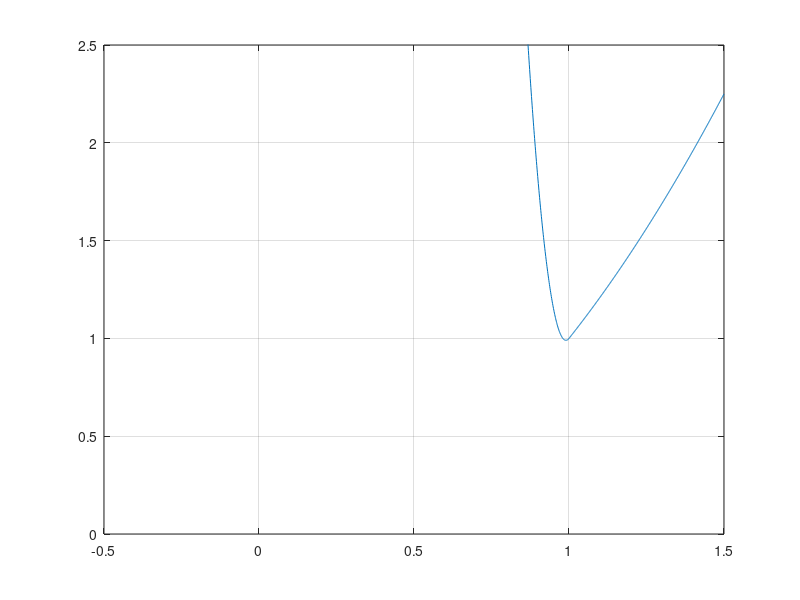

Write the MATLAB code that produced this figure.
function main()
    c = 100;
    k = 1;
    for x = -0.5 : 0.001 : 1.5;
        y(k) = Fc(x, c);
        k = k + 1;
    end
    plot(-0.5 : 0.001 : 1.5, y)
    axis([-0.5 1.5 0 2.5])
    grid
end

function y = Fc(x, c)
    if x >= 1
        y = x^2;
    else
        y = x^2 + c * (1 - x)^2;
    end
end

function [xm, ym] = findvertex_2()
    % taking small gradient as the terminating condition
    x=-10 : 0.01 : 10;
    N = length(x);
    y = zeros(1, N);
    for k = 1 : N;
        y(k) = f(x(k));
    end
    plot(x, y);
    grid on
    x0 = rand*2;
    h = 0.00000001;
    yd = dydx(@f, x0, h)
    alpha = 0.1; %initial step;
    k = 1;
    while abs(yd) > eps
        x0 = x0 - alpha * yd;
        %moving in the direction of negative gradient.
        yd = dydx(@f, x0, h)
        k = k + 1
    end
    xm = x0;
    ym = f(xm);
end

function y = f(x)
    y = 1 * x.^2 + 2 .* x + 1;
end

function y = dydx(fname, x, h)
    % derivative of a point
    y0 = feval(fname, x);
    yh = feval(fname, x + h);
    y = yh / h - y0 / h;
end

function t = step(fname, x0, tmax, P)
    a = 0;
    b = tmax;
    t1 = a + 0.382 * (b - a);
    t2 = a + 0.618 * (b - a);
    x = x0 - t1 * P;
    y(1) = feval(fname, x);
    x = x0 - t2 * P;
    y(2) = feval(fname, x);
    while abs(a - b) > 10^(-6)
        if y(1) <= y(2)
            a = a;
            b = t2;
            t2 = t1;
            t1 = a + 0.382 * (b - a);
            y(2) = y(1);
            x = x0 - t1 * P;
            y(1) = feval(fname, x);
        else
            a = t1;
            b = b;
            t1 = t2;
            t2 = a + 0.618 * (b - a);
            y(1) = y(2);
            x = x0 - t2 * P;
            y(2) = feval(fname, x);
        end
    end
    t = (a + b) / 2;
end 